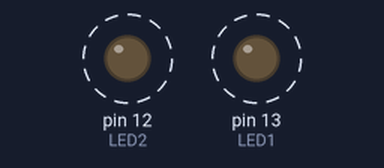
The sketch below on a simulated Arduino Uno, built with avr-gcc and run on an emulated ATmega328P. On the bench: output pins drawn as LEDs (lit = HIGH). Dashed ring = blinking.

Above: at 0.15 s.
Timing chart, 0 to 4.6 s (numbered marks = the images above):
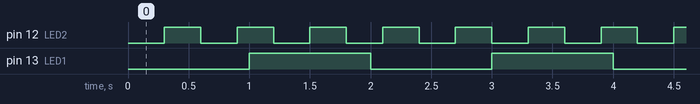

Measured:
- by itself, pin 12 (LED2): alternates HIGH for 0.30 s and LOW for 0.30 s
- by itself, pin 13 (LED1): alternates HIGH for 1.0 s and LOW for 1.0 s
- by itself, everything shown: repeats every 6.0 s, in 24 steps

The sketch:

Two_Independent_Timers_LED_with_millis.ino
```cpp
#define LED1 13
#define LED2 12

unsigned long previousTime1=0;
unsigned long previousTime2=0;

void setup(){
  pinMode(LED1,OUTPUT);
  pinMode(LED2,OUTPUT);
}

void loop(){
  unsigned long currentTime=millis();

  if(currentTime-previousTime1>=1000)
  {
    previousTime1=currentTime;
    digitalWrite(LED1,!digitalRead(LED1));
  }
  if(currentTime-previousTime2>=300)
  {
    previousTime2=currentTime;
    digitalWrite(LED2,!digitalRead(LED2));
  }
}
```
